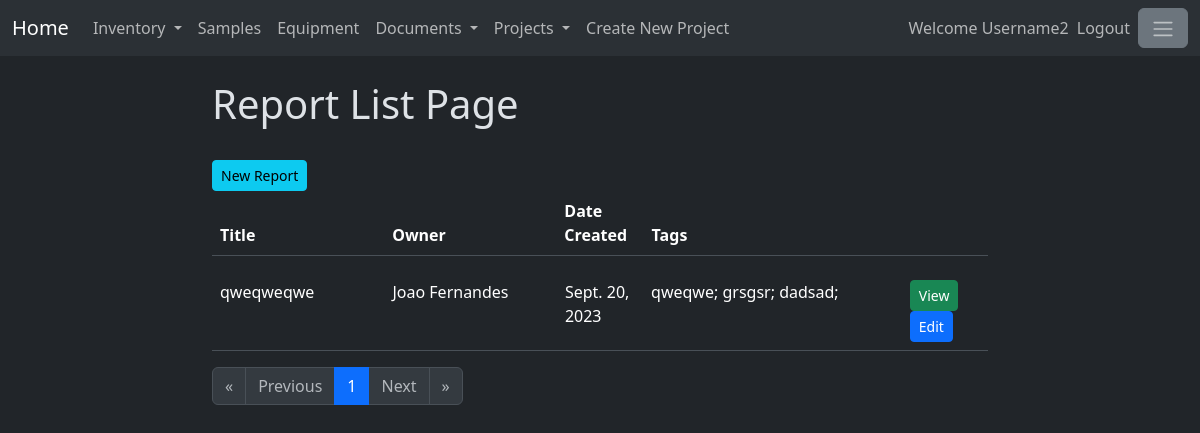
The page /reports/parent (signed in) on the database its author committed.
### reports/models.py (models this page shows, shortened)
class Reports(models.Model):
    title = models.CharField(max_length=200)
    reportBody = RichTextField(blank=True,null=True)
    reportTags = models.ManyToManyField(Tags)
    isEnabled = models.BooleanField()
    owner = models.ForeignKey(User,on_delete=models.SET_NULL, null=True)
    ownerSignature = models.CharField(max_length=200)
    creationDate = models.DateField(auto_now_add=True)
    linkedReports = models.ManyToManyField('self')
    linkedSOPs=models.ManyToManyField(SOP, related_name="linkedSOPs")
    linkedReagents=models.ManyToManyField(Stock, related_name="linkedReagents")
    linkedSamples=models.ManyToManyField(Sample, related_name="linkedSamples")
    linkedEquipments=models.ManyToManyField(Equipment, related_name="linkedEquipments")
    linkedAttachment=models.ManyToManyField(ReportsAttachments, related_name="linkedAttachment")
    reportReviewers = models.ManyToManyField(ReportReviewers, related_name="reviewers")
    reviewed = models.BooleanField(default=False)
    project = models.ForeignKey(Projects, on_delete=models.SET_NULL, null=True)
    canEditUsers = models.ManyToManyField(User, related_name="canEditUsers")

class Tags(models.Model):
    name = models.CharField(max_length=200,unique=True)

### reports/views.py (the view)
# urls.py: path('<str:projectname>', views.ReportList.as_view(), name = 'reportList'),
@method_decorator(login_required, name='dispatch')
class ReportList(TemplateView):
    template_name = 'reportList.html'
    def get_context_data(self, *args, **kwargs):
        context = super().get_context_data(**kwargs)
        reportListObjects = Reports.objects.filter(isEnabled=True).filter(project=Projects.objects.get(name=context['projectname'])).order_by('-creationDate')
        paginator = Paginator(reportListObjects,20)
        page_number = self.request.GET.get("page")
        page_obj = paginator.get_page(page_number)
        projects=Projects.objects.filter(isEnabled=True)
        projectform = CreateNewProject()
        context= {
            'page_obj': page_obj,
            'projects': projects,
            'projectform':projectform,
            'selectedProject': context['projectname'],
        }
        return context

### reports/templates/reportList.html
{% extends 'baseReport.html' %}
{% block content %}
<h1>Report List Page</h1>
<br>
<a href="{% url 'createReport' selectedProject%}" class="btn btn-info btn-sm" aria-current="true">
    New Report
</a>
<br>
<table class="table" style="width: 100%;">
    <thead>
      <tr>
        <th width="20%" scope="col">Title</th>
        <th width="20%" scope="col">Owner</th>
        <th width="10%" scope="col">Date Created</th>
        <th width="30%" scope="col">Tags</th>
        <th width="10%" scope="col"> </th>
      </tr>
    </thead>
</table>
<div style="width:100%; overflow:auto; max-height:500px;">
    <table class="table">
        <tbody>
        {% for report in page_obj %}
            <tr>
                <td width="20%">
                    {{report.title}}
                </td>
                <td width="20%">
                    {{report.owner.first_name}} {{report.owner.last_name}}
                </td>
                <td width="10%">
                    {{report.creationDate}}
                </td>
                <td width="30%">
                    {% for tag in report.reportTags.all %}
                        {{tag.name}};
                    {%endfor%}
                </td>
                <td width="10%">
                    <a class="btn btn-success btn-sm" href="{% url 'specificReport' report.project.name report.id %}" role="button">
                        View
                    </a>
                    {% if user in report.canEditUsers.all or user == report.owner%}
                        <a class="btn btn-primary btn-sm" href="{% url 'editReport' report.project.name report.id %}" role="button">
                            Edit
                        </a>
                    {% endif %}
                </td>
            </tr>
        {% endfor %}
        </tbody>
    </table>
</div>
<nav aria-label="Page navigation">
    <ul class="pagination">
        {%if page_obj.has_previous%}
            <li class="page-item">
                <a class="page-link" href="?page=1" aria-label="First">
                <span aria-hidden="true">&laquo;</span>
                </a>
            </li>
            <li class="page-item">
                <a class="page-link" href="?page={{page_obj.previous_page_number}}" aria-label="Previous">
                <span aria-hidden="true">Previous</span>
                </a>
            </li>
        {% else %}
            <li class="page-item">
                <span class="page-link disabled" aria-hidden="true">&laquo;</span>
            </li>
            <li class="page-item">
                <span class="page-link disabled" aria-hidden="true">Previous</span>
            </li>
        {% endif%}
        {% for page in page_obj.paginator.page_range %}
            {% if page == page_obj.number %}
                <li class="page-item active"><a class="page-link" href="?page={{page}}">{{page}}</a></li>
            {% else %}
                <li class="page-item"><a class="page-link" href="?page={{page}}">{{page}}</a></li>
            {% endif %}
        {% endfor %}
        {%if page_obj.has_next%}
            <li class="page-item">
                <a class="page-link" href="?page={{page_obj.next_page_number}}" aria-label="Next">
                <span aria-hidden="true">Next</span>
                </a>
            </li>
            <li class="page-item">
                <a class="page-link" href="?page={{page_obj.paginator.num_pages}}" aria-label="Last">
                <span aria-hidden="true">&raquo;</span>
                </a>
            </li>
        {% else %}
            <li class="page-item">
                <span class="page-link disabled" aria-hidden="true">Next</span>
            </li>
            <li class="page-item">
                <span class="page-link disabled" aria-hidden="true">&raquo;</span>
            </li>
        {% endif%}
    </ul>
</nav>
{% endblock %}

### mainpage/templates/base.html (shortened to what this page needs)
<!doctype html>
{% load static %}
{% load crispy_forms_tags %}
<html lang="en" data-bs-theme="dark">
    <head>
        <link href="https://cdn.jsdelivr.net/npm/bootstrap@5.3.1/dist/css/bootstrap.min.css"
        rel="stylesheet"
>
    </head>
    <body>
        <header>
            <nav class="navbar navbar-expand-lg bg-body-tertiary">
                <div class="container-fluid">
                    <a class="navbar-brand"  href="{% url 'homePage' %}">
                        Home
                      </a>
                    <div class="collapse navbar-collapse" id="navbarText">
                        <ul class="navbar-nav me-auto mb-2 mb-lg-0">
                            <li class="nav-item dropdown">
                                <a class="nav-link dropdown-toggle" href="#" role="button" data-bs-toggle="dropdown" aria-expanded="false">
                                        Inventory
                                </a>
                            </li>
                            <li class="nav-item">
                                <a class="nav-link" href="/sampletype">Samples</a>
                            </li>
                            <li class="nav-item">
                                <a class="nav-link" href="/equipment">Equipment</a>
                            </li>
                            <li class="nav-item dropdown">
                                <a class="nav-link dropdown-toggle" href="#" role="button" data-bs-toggle="dropdown" aria-expanded="false">
                                        Documents
                                </a>
                            </li>
                            <li class="nav-item dropdown">
                                <a class="nav-link dropdown-toggle" href="#" role="button" data-bs-toggle="dropdown" aria-expanded="false">
                                        Projects
                                </a>
                            </li>
                            <li><a data-bs-toggle="modal" data-bs-target="#projectModal" class="nav-link" type="button"
                                >Create New Project</a></li>
                        </ul>
                        <ul class="navbar-nav mb-2 mb-lg-0">
                            {% if user.is_authenticated %}
                                <span class="navbar-text">
                                    Welcome {{user.username}}
                                </span>
                                <li class="nav-item">
                                    <a class="nav-link" href="/logout">Logout</a>
                                </li>
                            {% endif %}
                            <li class="nav-item">
                                <button class="btn btn-secondary" type="button" data-bs-toggle="offcanvas"
                                data-bs-target="#offcanvasWithBothOptions" aria-controls="offcanvasWithBothOptions">
                                    <span class="navbar-toggler-icon"></span>
                                </button>
                            </li>
                        </ul>
                    </div>
                </div>
            </nav>
            <br>
        </header>
        <main>
            <div class="container-fluid">
                <div class="row">
                    <div class="col-2">
                    </div>
                    <div class="col-8">
                        {% if user.is_authenticated %}
                            {% block content %}
                            {% endblock %}
                        {% else %}
                            {% block login_and_registration %}
                            {% endblock %}
                        {% endif %}
                    </div>
                    <div class="col-2">
                    </div>
                </div>
            </div>
        </main>
    </body>
</html>

### rows shown on the page
Reports: title "qweqweqwe", owner.first_name "Joao", owner.last_name "Fernandes", creationDate "Sept. 20, 2023", shows "Edit"
Tags: name "qweqwe"
Tags: name "grsgsr"
Tags: name "dadsad"

### other values the page prints
{{ user.username }} "Username2"
{{ page }} "1"
